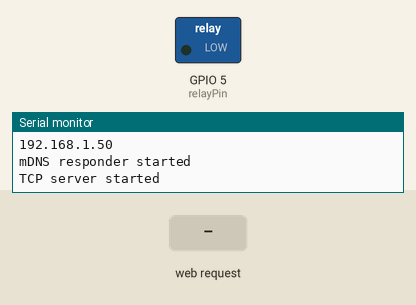
Recording of a sketch running on a simulated ESP8266 (NodeMCU). Shown: switched loads named in the sketch (green lamp = pin HIGH), the last lines printed to the serial monitor. The test bench sets the inputs (shaded band). WiFi joins after 1.5 s; servers stay silent unless stated.

Above: at 2.7 s.
2.8 s: HTTP request GET /5/on received
At 3.1 s:
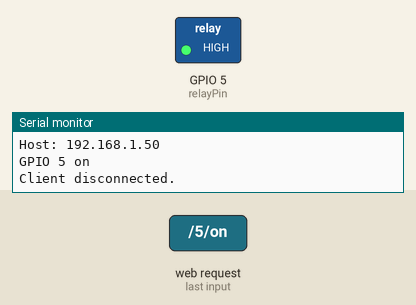
4.3 s: HTTP request GET /5/off received
At 5.5 s:
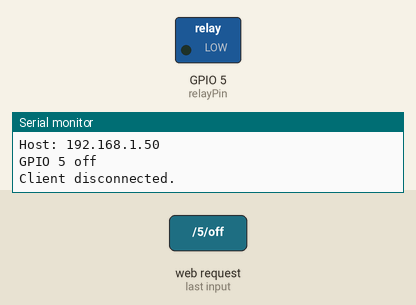
Timing chart, 0 to 7.3 s (numbered marks = the images above; inputs shaded):
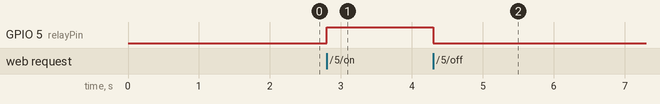

Measured:
- after the input at 2.8 s, GPIO 5 (relayPin): LOW → HIGH at once
- after the input at 4.3 s, GPIO 5 (relayPin): HIGH → LOW at once

The sketch:

basicInterfacing.ino
```cpp
#include <ESP8266WiFi.h>
#include <ESP8266mDNS.h>
#include <WiFiClient.h>
#include <WiFiManager.h>

// Set web server port number to 80
WiFiServer server(80);

// Variable to store the HTTP request
String header;

// Auxiliar variables to store the current output state
String relayState = "off";

// Assign output variables to GPIO pins
const int relayPin = 5;

void setup() {
  Serial.begin(115200);
  // Initialize the output variables as outputs
  pinMode(relayPin, OUTPUT);
  // Set outputs to LOW
  digitalWrite(relayPin, LOW);

  // Connect to Wi-Fi network with SSID and password
  WiFiManager wm;
  wm.autoConnect("HnHSwitch30", "password");
  while (WiFi.status() != WL_CONNECTED) {
    delay(500);
    Serial.print(".");
  }
  // Print local IP address and start web server
  Serial.println("");
  Serial.println("WiFi connected.");
  Serial.println("IP address: ");
  Serial.println(WiFi.localIP());
  if (!MDNS.begin("hnhswitch30")) {
    Serial.println("Error setting up MDNS responder!");
    while (1) {
      delay(1000);
    }
  }
  Serial.println("mDNS responder started");
  server.begin();
  Serial.println("TCP server started");
  // Add service to MDNS-SD
  MDNS.addService("http", "tcp", 80);
}

void loop(){
  MDNS.update();
  WiFiClient client = server.available();   // Listen for incoming clients
  if (client) {                             // If a new client connects,
    Serial.println("New Client.");          // print a message out in the serial port
    String currentLine = "";                // make a String to hold incoming data from the client
    while (client.connected()) {            // loop while the client's connected
      if (client.available()) {             // if there's bytes to read from the client,
        char c = client.read();             // read a byte, then
        Serial.write(c);                    // print it out the serial monitor
        header += c;
        if (c == '\n') {                    // if the byte is a newline character
          // if the current line is blank, you got two newline characters in a row.
          // that's the end of the client HTTP request, so send a response:
          if (currentLine.length() == 0) {
            // HTTP headers always start with a response code (e.g. HTTP/1.1 200 OK)
            // and a content-type so the client knows what's coming, then a blank line:
            client.println("HTTP/1.1 200 OK");
            client.println("Content-type:text/html");
            client.println("Connection: close");
            client.println();

            // turns the GPIOs on and off
            if (header.indexOf("GET /5/on") >= 0) {
              Serial.println("GPIO 5 on");
              relayState = "on";
              digitalWrite(relayPin, HIGH);
            } else if (header.indexOf("GET /5/off") >= 0) {
              Serial.println("GPIO 5 off");
              relayState = "off";
              digitalWrite(relayPin, LOW);
            }

            // Display the HTML web page
            client.println("<!DOCTYPE html><html>");
            client.println("<head><meta name=\"viewport\" content=\"width=device-width, initial-scale=1\">");
            client.println("<link rel=\"icon\" href=\"data:,\">");
            // CSS to style the on/off buttons
            // Feel free to change the background-color and font-size attributes to fit your preferences
            client.println("<style>html { font-family: Helvetica; display: inline-block; margin: 0px auto; text-align: center;}");
            client.println(".button { background-color: green; border: none; color: white; padding: 16px 40px;");
            client.println("text-decoration: none; font-size: 30px; margin: 2px; cursor: pointer;}");
            client.println(".button2 {background-color: red;}");
            client.println(".container{height:100vh;position:relative;border:5px solid black;}");
            client.println(".center{margin:0;position:absolute;top:50%;left:50%;-ms-transform:translate(-50%,-50%);transform:translate(-50%,-50%)");
            client.println("</style></head>");

            // Web Page Heading
            client.println("<body><div class=\"container\"><div class=\"center\"><h1>HnH WiFi Switch</h1>");

            // Display current state, and ON/OFF buttons for GPIO 5
            client.println("<p>Relay - State " + relayState + "</p>");
            // If the relayState is off, it displays the ON button
            if (relayState=="off") {
              client.println("<p><a href=\"/5/on\"><button class=\"button\">ON</button></a></p>");
            } else {
              client.println("<p><a href=\"/5/off\"><button class=\"button button2\">OFF</button></a></p>");
            }

            client.println("</div></div></body></html>");

            // The HTTP response ends with another blank line
            client.println();
            // Break out of the while loop
            break;
          } else { // if you got a newline, then clear currentLine
            currentLine = "";
          }
        } else if (c != '\r') {  // if you got anything else but a carriage return character,
          currentLine += c;      // add it to the end of the currentLine
        }
      }
    }
    // Clear the header variable
    header = "";
    // Close the connection
    client.stop();
    Serial.println("Client disconnected.");
    Serial.println("");
  }
}
```
